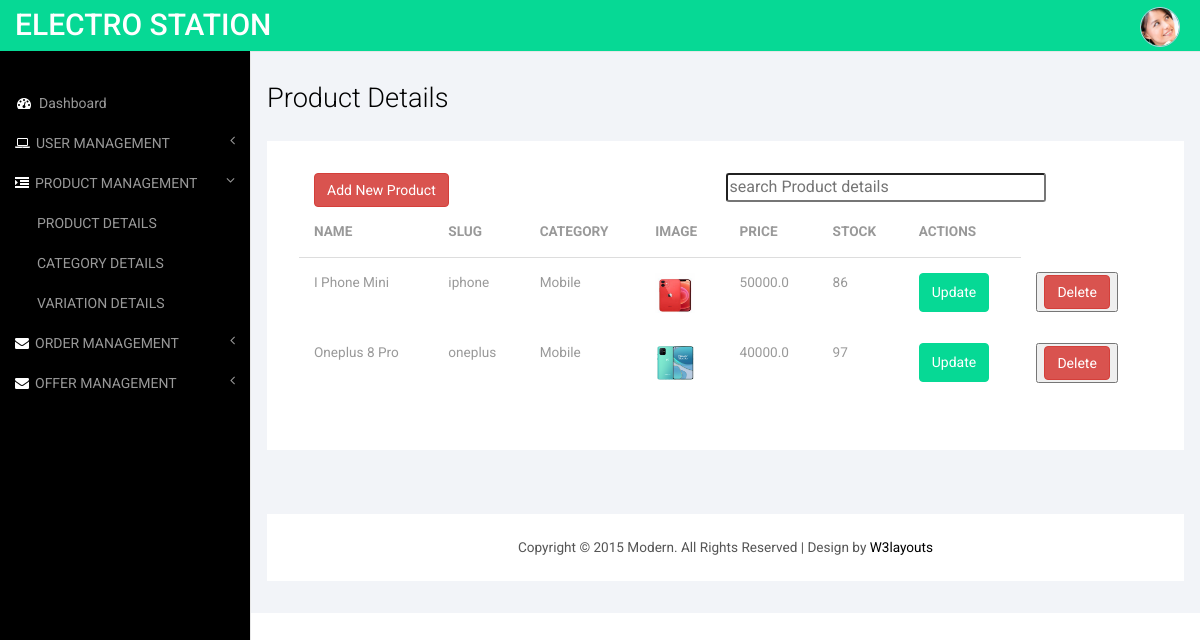
Screenshot of /admin_product_details (signed in) with the database file from the repository.
### ecomapp/models.py (models this page shows, shortened)
class Product(models.Model):
    name=models.CharField(max_length=100,null=True)
    slug=models.SlugField(unique=True)
    category = models.ForeignKey(Category, on_delete=models.CASCADE)
    price=models.FloatField()
    description = models.TextField()
    stock = models.IntegerField()
    image1=models.ImageField(upload_to="products")
    image2=models.ImageField(upload_to="products",default='')
    image3=models.ImageField(upload_to="products",default='')
    image4=models.ImageField(upload_to="products",default='')
    offer_price=models.FloatField(null=True)
    offer_percentage= models.FloatField(null=True)

class Category(models.Model):
    name=models.CharField(max_length=100,null=True)
    slug= models.SlugField(unique=True)
    def __str__(self):
        return self.name

### ecomapp/views.py (the view)
# urls.py: path('admin_product_details',views.admin_product_details,name='admin_product_details'),
@cache_control(no_cache=True, must_revalidate=True, no_store=True)
def admin_product_details(request):
    if request.session.has_key('is_logged'):
        product = Product.objects.all()
        paginator=Paginator(product,4)
        page=request.GET.get('page')
        paged_product=paginator.get_page(page)
        return render(request,'admin_product_details.html',{'products':paged_product})
    else:
        return redirect('admin_login')

### ecomapp/context_processors.py (called while the page is built, shortened)
def menu_link(request):
    links = Category.objects.all()
    return dict(links=links)

def counter(request):
    cart_count=0
    if 'admin' in request.path:
        return{}
    return dict(cart_count=cart_count)

### templates/admin_product_details.html (shortened to what this page needs)
{% load static %}
<!DOCTYPE HTML>
<html>
<head>
<link href="{% static 'css/bootstrap.min.css' %}" rel='stylesheet' type='text/css' />
<link href="{% static 'css/style.css' %}" rel='stylesheet' type='text/css' />
<link href="{% static 'css/lines.css' %}" rel='stylesheet' type='text/css' />
<link href="{% static 'css/font-awesome.css' %}" rel="stylesheet">
<link href="{% static 'css/custom.css' %}" rel="stylesheet">
</head>
<body>
<div id="wrapper">
        <nav class="top1 navbar navbar-default navbar-static-top" role="navigation" style="margin-bottom: 0">
            <div class="navbar-header">
                <a class="navbar-brand" href="index.html">ELECTRO STATION</a>
            </div>
            <ul class="nav navbar-nav navbar-right">
			    <li class="dropdown">
	        		<a href="#" class="dropdown-toggle avatar" data-toggle="dropdown"><img src="{% static 'images/1.png' %}" alt=""/></a>
	      		</li>
			</ul>
      <div class="navbar-default sidebar" role="navigation">
        <div class="sidebar-nav navbar-collapse">
            <ul class="nav" id="side-menu">
                <li>
                    <a href="{% url 'admin_panel' %}"><i class="fa fa-dashboard fa-fw nav_icon"></i>Dashboard</a>
                </li>
                <li>
                    <a href="#"><i class="fa fa-laptop nav_icon"></i>USER MANAGEMENT<span class="fa arrow"></span></a>
                </li>
                <li>
                  <a href="#"><i class="fa fa-indent nav_icon"></i>PRODUCT MANAGEMENT<span class="fa arrow"></span></a>
                  <ul class="nav nav-second-level">
                      <li>
                          <a href="{% url 'admin_product_details' %}">PRODUCT DETAILS</a>
                      </li>
                      <li>
                          <a href="{% url 'category_details' %}">CATEGORY DETAILS</a>
                      </li>
                      <li>
                          <a href="{% url 'variation_details' %}">VARIATION DETAILS</a>
                      </li>
                  </ul>
              </li>
                <li>
                    <a href="#"><i class="fa fa-envelope nav_icon"></i>ORDER MANAGEMENT<span class="fa arrow"></span></a>
                </li>
                <li>
                  <a href="#"><i class="fa fa-envelope nav_icon"></i>OFFER MANAGEMENT<span class="fa arrow"></span></a>
              </li>
              </ul>
          </div>
      </div>
  </nav>
        <div id="page-wrapper">
        <div class="col-md-12 graphs">
	   <div class="xs">
  	 <h3>Product Details</h3>
  	<div class="bs-example4" data-example-id="contextual-table">
        <div class="col-sm-6">
            <a href="{% url 'admin/add_product' %}" class="btn btn-danger"> <span>Add New Product</span></a>
        </div>
        <input type="text" id="searchbox" style="width: 20rem; border-radius: 3px;" placeholder="search Product details"
                    class="my-2 ml-2" onkeyup="searchrecords()">
    <table class="table">
      <thead>
        <tr>
            <th>NAME</th>
            <th>SLUG</th>
            <th>CATEGORY</th>
            <th>IMAGE</th>
            <th>PRICE</th>
            <th>STOCK</th>
            <th>ACTIONS</th>
        </tr>
      </thead>
      <tbody>
        {% for product in products %}
                    <tr>
                        <td>{{product.name}}</td>
                        <td>{{product.slug}}</td>
                        <td>{{product.category}}</td>
                        <td><img src="{{product.image1.url}}" alt=""  width="40px" height="40px"></td>
                        <td>{{product.price}}</td>
                        <td>{{product.stock}}</td>
                        <td>
                            <a href="{% url 'edit_product' product.slug %}" class="settings btn btn-warning" title="Update" data-toggle="tooltip"><span class="material-icons-outlined">
                                Update
                                </span></a>
                        </td>
                        <td>
                           <button  onclick="return confirm ('are you sure Do you want to delete') ? window.location.href='{% url 'admin_product_delete' product.id %}' : ''  " > <span style="color: #fff;" class="btn btn-danger">
                            Delete
                            </span></button>
                        </td>
                    </tr>
                {% endfor %}
      </tbody>
    </table>
   </div>
  <div class="copy_layout">
      <p>Copyright © 2015 Modern. All Rights Reserved | Design by <a href="http://w3layouts.com/" target="_blank">W3layouts</a> </p>
  </div>
   </div>
      </div>
   </div>
<link href="{% static 'css/custom.css' %}" rel="stylesheet">
</body>
</html>

### static/css/style.css (style rules this page uses)
h4, h5, h6, h1, h2, h3 { margin-top: 0; }
ul, ol { margin: 0; }
p { margin: 0; }
html, body { font-family: 'Roboto', sans-serif; font-size: 100%; background:#000; overflow-x: hidden; }
body a { transition:0.5s all; -webkit-transition:0.5s all; -moz-transition:0.5s all; -o-transition:0.5s all; -ms-transition:0.5s all; }
.navbar .navbar-nav li a { padding: 0 10px; line-height: 56px; position: relative; }
.navbar .navbar-nav li .dropdown-toggle.avatar img { height: 40px; -webkit-border-radius: 50em; -moz-border-radius: 50em; border-radius: 50em; border: 1px solid #c0cadd; margin-top: -4px; }
.navbar-default.sidebar { background-color: #000; font-family: 'Roboto', sans-serif; }
nav.top1.navbar.navbar-default.navbar-static-top { background-color:rgb(6, 217, 149); font-family: 'Roboto', sans-serif; }
.navbar-default .navbar-brand { color: #fff !important; font-size: 30px; font-weight: 500; }
.navbar-right { margin-right: 10px !important; }
.navbar-right li { display:inline-block; }
i.nav_icon { color: #fff; margin-right:6px; }
.sidebar ul li a { color: #999; font-size:14px; }
ul.nav.navbar-nav.navbar-right { height: 51px; }
.sidebar-nav.navbar-collapse { margin: 2em 0 0 0; }
.copy p, .copy_layout p { font-size:0.85em; color:#555; }
.copy p a, .copy_layout p a { color:#000; }
.graphs { padding: 2em 1em; background: #f2f4f8; font-family: 'Roboto', sans-serif; }
.btn-warning { color: #fff; background-color:rgb(6, 217, 149); border-color:rgb(6, 217, 149); padding:8.5px 12px; }
.bs-example4 { background: #fff; padding: 2em; }
.xs h3, .widget_head { color:#000; font-size:1.7em; font-weight:300; margin-bottom: 1em; }
.table > thead > tr > th, .table > tbody > tr > th, .table > tfoot > tr > th, .table > thead > tr > td, .table > tbody > tr > td, .table > tfoot > tr > td { border-top: none !important; }
.table > thead > tr > th, .table > tbody > tr > th, .table > tfoot > tr > th, .table > thead > tr > td, .table > tbody > tr > td, .table > tfoot > tr > td { font-size: 0.85em; color: #999; }
.table td, .table>tbody>tr>td, .table>tbody>tr>th, .table>tfoot>tr>td, .table>tfoot>tr>th, .table>thead>tr>td, .table>thead>tr>th { padding:15px !important; }
.table > thead > tr > th { border-bottom: 1px solid #ddd !important; }
.copy_layout { padding:1.5em 0; background:#fff; text-align:center; margin: 4em 0 0em 0; }

### static/css/custom.css (style rules this page uses)
#wrapper { width: 100%; }
#page-wrapper { min-height: 568px; background-color: #fff; }
@media (min-width:768px) { #page-wrapper { position: inherit; margin: 0 0 0 250px; border-left: 1px solid #e7e7e7; } }
.sidebar .sidebar-nav.navbar-collapse { padding-right: 0; padding-left: 0; }
.sidebar .arrow { float: right; }
.sidebar .fa.arrow:before { content: "\f104"; }
.sidebar .active>a>.fa.arrow:before { content: "\f107"; }
.sidebar .nav-second-level li, .sidebar .nav-third-level li { border-bottom: 0!important; }
.sidebar .nav-second-level li a { padding-left: 37px; }
@media (min-width:768px) { .sidebar { z-index: 1; position: absolute; width: 250px; margin-top: 51px; } }

### rows the page displays
Product: name "I Phone Mini", slug "iphone", category "Mobile", image1 (picture), price "50000.0", stock "86"
Product: name "Oneplus 8 Pro", slug "oneplus", category "Mobile", image1 (picture), price "40000.0", stock "97"
